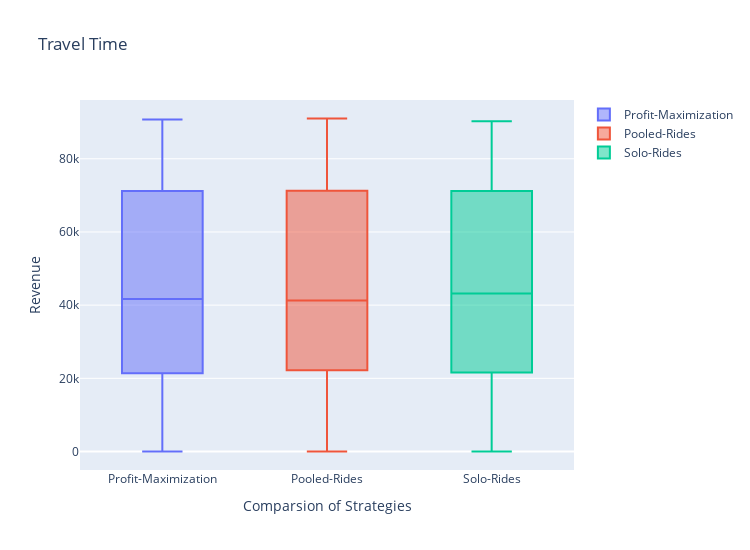

The code cell stored with this chart in its notebook:
### Code cell
import pandas as pd

data2 = pd.read_csv('D:/Development/GitHub-ProjectV2.0/MaaSSim/docs/tutorials/Results/Simulation/Driver/KPI-5-TravelTime/Travel_Solo-Rides.csv')
data1 =pd.read_csv('D:/Development/GitHub-ProjectV2.0/MaaSSim/docs/tutorials/Results/Simulation/Driver/KPI-5-TravelTime/Travel_Profit-Maximization.csv')
data =pd.read_csv('D:/Development/GitHub-ProjectV2.0/MaaSSim/docs/tutorials/Results/Simulation/Driver/KPI-5-TravelTime/Travel_Pooled-Rides.csv')


colListPR=[]
for column in data.columns:
     
    # Storing the rows of a column
    # into a temporary list
    li =data[column].tolist()
     
    # appending the temporary list
    colListPR.append(li)
     
# Printing the final list
#print(colListPR)


colListPM=[]
for column in data1.columns:
     
    li =data1[column].tolist()
     
    colListPM.append(li)
     
print(colListPM)

colListSR=[]
for column in data2.columns:
     
    li =data2[column].tolist()
     
    colListSR.append(li)
     
#print(colListSR)

import numpy as np
import matplotlib.pyplot as plt

flatPR= [y for sublist in colListPR for y in sublist]
#flatPR
#plt.boxplot(flatPR)


import numpy as np
import matplotlib.pyplot as plt

flatSR= [y for sublist in colListSR for y in sublist]
#flatSR
#plt.boxplot(flatSR)

import numpy as np
import matplotlib.pyplot as plt

flatPM= [y for sublist in colListPM for y in sublist]
#flatPM
#plt.boxplot(flatPM)

import plotly.graph_objects as go
from plotly.subplots import make_subplots
fig = go.Figure()
fig.update_layout(autosize=False,width=750,height=550,)

fig.add_trace(go.Box(y=flatPM,name="Profit-Maximization"))
fig.add_trace(go.Box(y=flatPR,name="Pooled-Rides"))
fig.add_trace(go.Box(y=flatSR,name="Solo-Rides"))
fig.update_layout(title='Travel Time',xaxis=dict(title='Comparsion of Strategies'),yaxis=dict(title='Revenue'))
fig.show()
#plt.savefig("KPI1Analysis.jpg")


#############################################

import warnings
warnings.simplefilter('ignore')
import matplotlib.pyplot as plt
import seaborn as sns
#fig= plt.figure(figsize=(100,50),dpi=600)

plt.rcParams["figure.figsize"] = (8,5)


fig,ax =plt.subplots()
plt.title('Travel Time')
sns.distplot(flatPR,hist=False,label='Pooled')
sns.distplot(flatPM,hist=False,label='Profit Maximization')
sns.distplot(flatSR,hist=False,label='Solo')
plt.xlabel('Drivers',fontsize=13)
plt.ylabel('Rides',fontsize=13)

plt.legend(fontsize=10)
#plt.savefig("Revenue.jpg")
plt.show()

### Figure 1 — Plotly figure (JSON) as saved in the notebook; plotly's stock layout.template omitted (floating-point values rounded to 4 significant figures)
{"data": [{"name": "Profit-Maximization", "type": "box", "y": [10, 20, 30, 40, 50, 16874, 24051, 22726, 20700, 21361, 42354, 38672, 40021, 40057, 41036, 55686, 59027, 55021, 59292, 59024, 67964, 75397, 71203, 72615, 73892, 21599, 88003, 90734, 86757, 88118]}, {"name": "Pooled-Rides", "type": "box", "y": [10, 20, 30, 40, 50, 17072, 23392, 22220, 22458, 23064, 40273, 40528, 38399, 41208, 41265, 53520, 55459, 59423, 59292, 59024, 67789, 75397, 76378, 71232, 75184, 21448, 84834, 90734, 91002, 90095]}, {"name": "Solo-Rides", "type": "box", "y": [10, 20, 30, 40, 50, 16300, 20796, 22588, 22744, 22363, 36854, 39935, 41859, 41780, 44576, 55781, 57879, 58991, 59292, 59024, 68323, 75397, 71203, 75298, 71232, 21591, 83944, 87418, 90246, 88172]}], "layout": {"autosize": false, "height": 550, "title": {"text": "Travel Time"}, "width": 750, "xaxis": {"autorange": true, "range": [-0.5, 2.5], "title": {"text": "Comparsion of Strategies"}, "type": "category"}, "yaxis": {"autorange": true, "range": [-5045.0, 96060.0], "title": {"text": "Revenue"}, "type": "linear"}}}
